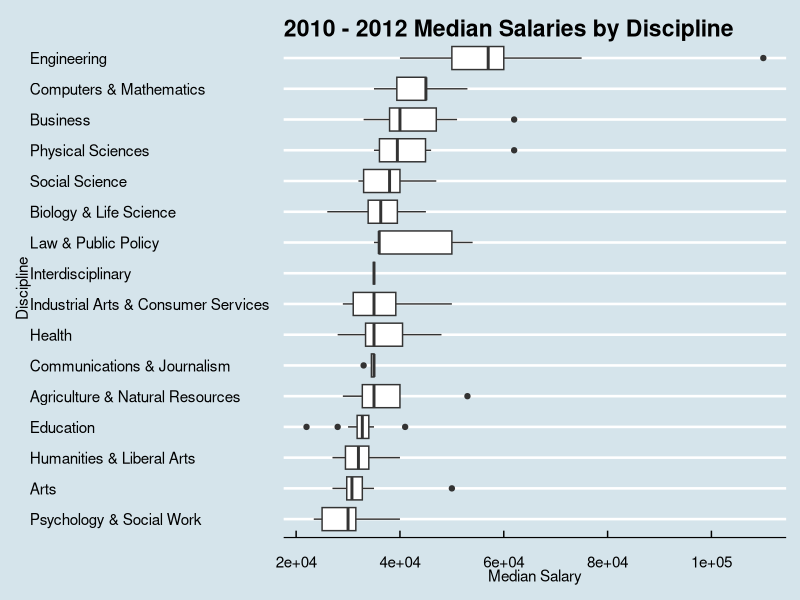
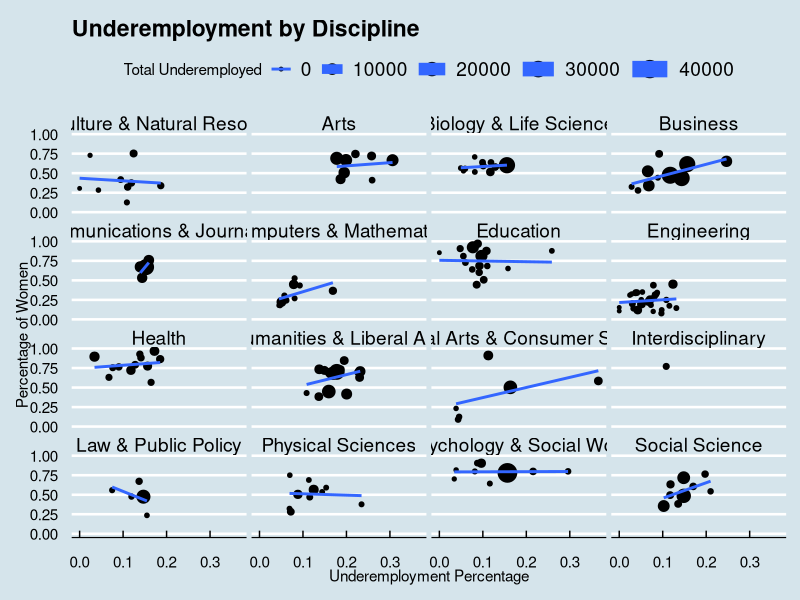

Reproduce these figures in R, in order.
## ---- chunk 1
library(tidyverse)

df <- read_csv("college.csv")
df <- df %>% 
  select(-Major_code, -Rank)   # Remove unnecessary columns
df
## ---- chunk 2
df %>% 
  group_by(Category) %>% 
  summarize(total = sum(Total, na.rm = TRUE),
            median_salary = median(Median)) %>% 
  arrange(desc(total)) 
## ---- chunk 3
ue <- df %>% 
  group_by(Major, ShareWomen, Category) %>% 
  filter(!is.na(ShareWomen)) %>% 
  summarize(total = sum(Employed, na.rm = TRUE),
            underemployed = sum(Low_wage_jobs, na.rm = TRUE),
            underemployed_percentage = underemployed/total) %>% 
  arrange(desc(underemployed_percentage)) 
## ---- chunk 4
df %>% 
  group_by(Category) %>% 
  summarize(women_representation = median(ShareWomen, na.rm = TRUE))
## ---- chunk 5
library(ggthemes)

df %>% 
  ggplot(aes(fct_reorder(Category, Median), Median, na.rm = TRUE)) +
  geom_boxplot() +
  coord_flip() +
  labs(x = "Discipline",
       y = "Median Salary",
       title = "2010 - 2012 Median Salaries by Discipline") +
  theme_economist()
## ---- chunk 6
ue %>% 
  ggplot(aes(underemployed_percentage, ShareWomen, size = underemployed)) +
  geom_point() +
  geom_smooth(method = "lm", se = FALSE) +
  facet_wrap(~ Category) +
  labs(x = "Underemployment Percentage",
       y = "Percentage of Women",
       size = "Total Underemployed",
       title = "Underemployment by Discipline") +
  theme_economist()
